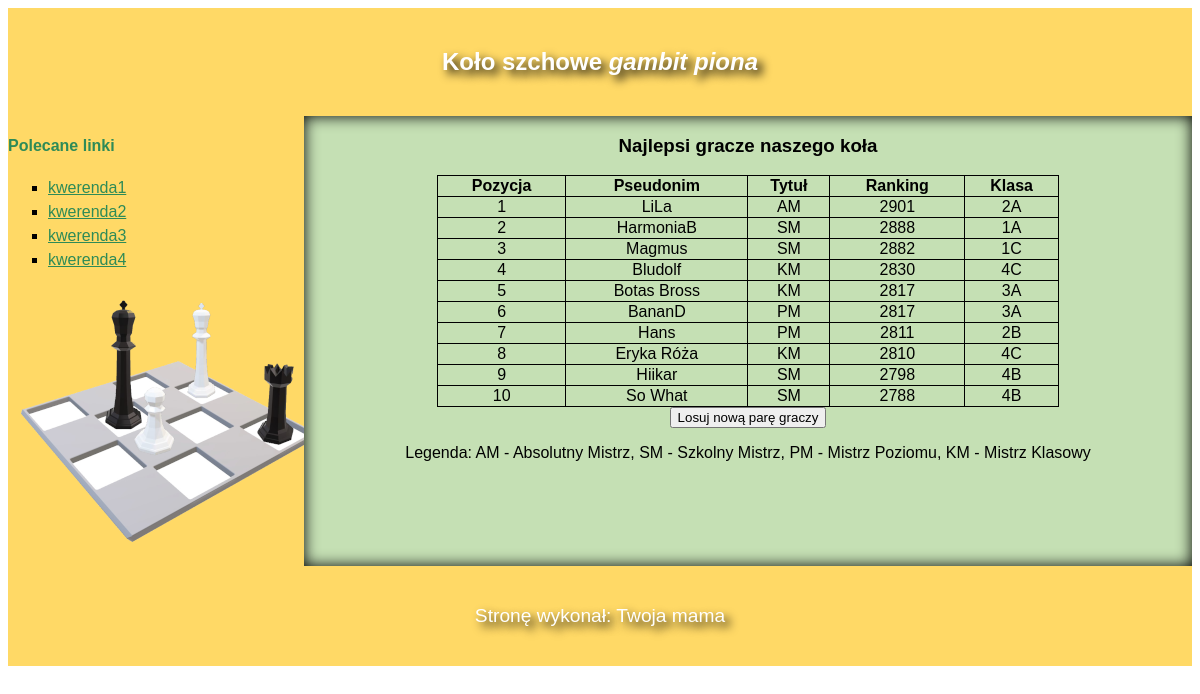
The page /egzaminy/inf_03_2025_01_10_SG.php on the database its author committed.
### tables this page shows
CREATE TABLE `zawodnicy` (
  `id_zawodnika` int(11) NOT NULL,
  `pseudonim` varchar(20) NOT NULL,
  `tytul` varchar(2) NOT NULL,
  `data_zdobycia` date DEFAULT NULL,
  `ranking` int(11) NOT NULL,
  `klasa` varchar(2) NOT NULL
);

### egzaminy/inf_03_2025_01_10_SG.php (the view, shortened to what this page needs)
<!DOCTYPE html>
<html lang="pl">
<head>
    <link rel="stylesheet" href="inf_03_2025_01_10_SG.css">
</head>
<body>
    <header>
        <h2>Koło szchowe <i>gambit piona</i></h2>
    </header>
    <div>
        <aside class="left">
            <h4>Polecane linki</h4>
            <ul>
                <li><a href="">kwerenda1</a></li>
                <li><a href="">kwerenda2</a></li>
                <li><a href="">kwerenda3</a></li>
                <li><a href="">kwerenda4</a></li>
            </ul>
            <img src="./zdj/logo.png" alt="Logo koła">
        </aside>
        <aside class="right">
            <h3>Najlepsi gracze naszego koła</h3>
            <table>
                <tr>
                    <th>Pozycja</th>
                    <th>Pseudonim</th>
                    <th>Tytuł</th>
                    <th>Ranking</th>
                    <th>Klasa</th>
                </tr>
                <?php
                $con = mysqli_connect('localhost', 'root', '', 'szachy');
                $querry = "SELECT pseudonim,tytul,ranking,klasa FROM zawodnicy WHERE ranking > 2787 ORDER BY ranking DESC;";
                $result = mysqli_query($con, $querry);
                $i=1;
                while($row = mysqli_fetch_assoc($result)){
                echo"<tr>";
                echo"<td>$i</td>";
                echo"<td>$row[pseudonim]</td>";
                echo"<td>$row[tytul]</td>";
                echo"<td>$row[ranking]</td>";
                echo"<td>$row[klasa]</td>";
                echo"</tr>";
                $i++;
                }
                ?>
            </table>
            <form action="" method="post">
                <input type="submit" value="Losuj nową parę graczy" name="button">
            </form>
            <p>Legenda: AM - Absolutny Mistrz, SM - Szkolny Mistrz, PM - Mistrz Poziomu, KM - Mistrz Klasowy</p>
        </aside>
    </div>
    <footer>
        <p>Stronę wykonał: Twoja mama</p>
    </footer>
</body>
</html>

### egzaminy/inf_03_2025_01_10_SG.css (style rules this page uses)
* { font-family: Helvetica; }
body { display: flex; flex-direction: column; }
div { display: flex; }
header, footer { background-color: #ffd966; color: white; padding: 20px; text-align: center; text-shadow: 5px 5px 10px black; }
footer { font-size: 120%; }
.left { background-color: #ffd966; height: 450px; width: 25%; }
.right { background-color: #c5e0b4; width: 75%; height: 450px; text-align: center; box-shadow: 0px 0px 15px black inset; }
table,th,td { border: 1px solid black; border-collapse: collapse; }
table { margin: auto; width: 70%; }
li { list-style-type: square; line-height: 1.5; }
a,h4 { color: seagreen; }

### rows shown on the page
zawodnicy: pseudonim "LiLa", tytul "AM", ranking "2901", klasa "2A"
zawodnicy: pseudonim "HarmoniaB", tytul "SM", ranking "2888", klasa "1A"
zawodnicy: pseudonim "Magmus", tytul "SM", ranking "2882", klasa "1C"
zawodnicy: pseudonim "Bludolf", tytul "KM", ranking "2830", klasa "4C"
zawodnicy: pseudonim "Botas Bross", tytul "KM", ranking "2817", klasa "3A"
zawodnicy: pseudonim "BananD", tytul "PM", ranking "2817", klasa "3A"
zawodnicy: pseudonim "Hans", tytul "PM", ranking "2811", klasa "2B"
zawodnicy: pseudonim "Eryka Róża", tytul "KM", ranking "2810", klasa "4C"
zawodnicy: pseudonim "Hiikar", tytul "SM", ranking "2798", klasa "4B"
zawodnicy: pseudonim "So What", tytul "SM", ranking "2788", klasa "4B"
